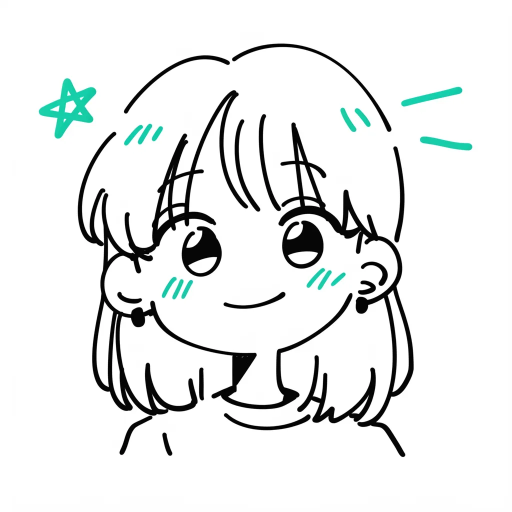
#> input picture Test画像.webp, 1024 x 1024 px (shown at 1/2 size)
$ python -i image_preprocess_algo.py   (imports and definitions only)
#> lines starting #> are read from the running program, lines starting #| are printed output that depends on the picture; after the words box and inside, x2 and y2 are one past the last pixel; in counts of white or black regions, pixels touching at a corner belong together
"""手書き画像の前処理アルゴリズム（API/CLI 共通）。"""
from __future__ import annotations

from typing import Any

from PIL import Image, ImageEnhance, ImageFilter, ImageOps, ImageStat

DEFAULT_MAX_EDGE = 512
# ファミコン風: 内部を粗いグリッドに落としてから NEAREST で拡大
DEFAULT_FAMICOM_PIXEL_GRID = 128
# 巨大なカメラ写真は先に縮小（閾値推定の安定化・処理速度）
MAX_INPUT_EDGE = 1600

ALGORITHM_ID = "binary_scribble_v3_famicom"


def _otsu_threshold(hist: list[int], total: int) -> int:
    """ヒストグラムから Otsu 法で最適しきい値を求める。"""
    if total <= 0:
        return 128
    sum_total = sum(i * hist[i] for i in range(256))
    sum_b = 0.0
    w_b = 0
    max_var = -1.0
    threshold = 128
    for t in range(256):
        w_b += hist[t]
        if w_b == 0:
            continue
        w_f = total - w_b
        if w_f == 0:
            break
        sum_b += t * hist[t]
        m_b = sum_b / w_b
        m_f = (sum_total - sum_b) / w_f
        var_between = w_b * w_f * (m_b - m_f) ** 2
        if var_between > max_var:
            max_var = var_between
            threshold = t
    return int(threshold)


def _estimate_threshold(g: Image.Image) -> int:
    """Otsu + 平均輝度のブレンド（白紙写真で過剰に黒くならないようクランプ）。"""
    hist = g.histogram()
    total = max(1, sum(hist))
    otsu = _otsu_threshold(hist, total)
    stat = ImageStat.Stat(g)
    mean_l = float(stat.mean[0] if stat.mean else 128.0)
    mean_based = mean_l * 0.9
    if mean_l > 200:
        blended = min(otsu, mean_based)
    else:
        blended = 0.55 * otsu + 0.45 * mean_based
    return int(max(85, min(195, blended)))


def _gamma_correct(g: Image.Image, gamma: float = 1.12) -> Image.Image:
    """薄い鉛筆線をしきい値前に少し濃くする。"""
    inv_gamma = 1.0 / gamma
    table = [int(((i / 255.0) ** inv_gamma) * 255) for i in range(256)]
    return g.point(table)


def _normalize_input_rgb(rgb_img: Image.Image) -> Image.Image:
    w, h = rgb_img.size
    long_edge = max(w, h)
    if long_edge <= MAX_INPUT_EDGE:
        return rgb_img
    scale = MAX_INPUT_EDGE / long_edge
    return rgb_img.resize(
        (max(1, int(w * scale)), max(1, int(h * scale))),
        Image.Resampling.LANCZOS,
    )


def _clean_binary_bw(bw: Image.Image) -> Image.Image:
    """
    二値画像のノイズ除去と線の保全。
    - MaxFilter: 背景上の孤立黒点（椒塩）を除去
    - MinFilter: 線をわずかに太らせピクセル化で消えにくくする
    """
    cleaned = bw.filter(ImageFilter.MaxFilter(size=3))
    cleaned = cleaned.filter(ImageFilter.MinFilter(size=3))
    return cleaned


def _content_aware_pixel_grid(
    content_w: int,
    content_h: int,
    canvas_side: int,
    max_edge: int,
    default_grid: int,
) -> int:
    """絵の占有率に応じて内部ドット解像度を調整（小さく写った絵はやや粗く）。"""
    fill = (content_w * content_h) / max(1, canvas_side * canvas_side)
    if fill < 0.12:
        target = int(default_grid * 0.62)
    elif fill < 0.28:
        target = int(default_grid * 0.8)
    else:
        target = default_grid
    return max(40, min(max_edge, target))


def _famicom_pixelize(
    bw_square: Image.Image,
    max_edge: int,
    pixel_grid: int,
) -> tuple[Image.Image, int]:
    """白黒正方形を低解像度ドットに落とし、NEAREST でブロック拡大する。"""
    inner = max(32, min(pixel_grid, max_edge))
    # BOX でセル平均 → 再二値化で均一なドット境界
    small = bw_square.resize((inner, inner), Image.Resampling.BOX)
    small = small.point(lambda p: 0 if p < 140 else 255, mode="L")
    out = small.resize((max_edge, max_edge), Image.Resampling.NEAREST)
    return out, inner


def build_binary_scribble(
    rgb_img: Image.Image,
    max_edge: int = DEFAULT_MAX_EDGE,
    *,
    famicom_pixels: bool = True,
    pixel_grid: int = DEFAULT_FAMICOM_PIXEL_GRID,
) -> tuple[Image.Image, dict[str, Any]]:
    """
    手書き写真 → 線画ピクセルアート PNG（L モード）。

    パイプライン:
    1. 長辺制限で入力正規化
    2. グレースケール + オートコントラスト + メディアン + ガンマ
    3. Otsu ブレンドしきい値で二値化
    4. 形態学的クリーンアップ
    5. 余白トリム → 正方形パディング
    6. 占有率に応じた低解像度グリッド → NEAREST 拡大（ドット絵）
    """
    rgb_img = _normalize_input_rgb(rgb_img)
    g = ImageOps.autocontrast(rgb_img.convert("L"), cutoff=1)
    g = g.filter(ImageFilter.MedianFilter(size=3))
    g = _gamma_correct(g)
    g = ImageEnhance.Contrast(g).enhance(1.06)

    threshold = _estimate_threshold(g)
    bw = g.point(lambda p: 0 if p < threshold else 255, mode="L")
    bw = _clean_binary_bw(bw)

    hist = bw.histogram()
    total = max(1, bw.width * bw.height)
    black = hist[0] if hist else 0
    ink_ratio = black / total

    inv = ImageOps.invert(bw)
    bbox = inv.getbbox()
    if bbox:
        bw = bw.crop(bbox)
        content_w = bbox[2] - bbox[0]
        content_h = bbox[3] - bbox[1]
    else:
        content_w, content_h = bw.width, bw.height

    side = max(bw.width, bw.height)
    square = Image.new("L", (side, side), 255)
    ox = (side - bw.width) // 2
    oy = (side - bw.height) // 2
    square.paste(bw, (ox, oy))

    if famicom_pixels:
        grid = _content_aware_pixel_grid(
            content_w, content_h, side, max_edge, pixel_grid
        )
        out, inner = _famicom_pixelize(square, max_edge, grid)
        meta = {
            "threshold": threshold,
            "thresholdMethod": "otsu_blend",
            "inkRatio": round(float(ink_ratio), 4),
            "hasContent": bool(bbox),
            "contentWidth": int(content_w),
            "contentHeight": int(content_h),
            "maxEdge": int(max_edge),
            "pixelGrid": int(inner),
            "renderStyle": "famicom_nearest",
            "algorithm": ALGORITHM_ID,
        }
    else:
        out = square.resize((max_edge, max_edge), Image.Resampling.LANCZOS)
        meta = {
            "threshold": threshold,
            "thresholdMethod": "otsu_blend",
            "inkRatio": round(float(ink_ratio), 4),
            "hasContent": bool(bbox),
            "contentWidth": int(content_w),
            "contentHeight": int(content_h),
            "maxEdge": int(max_edge),
            "renderStyle": "smooth",
            "algorithm": ALGORITHM_ID,
        }
    return out, meta

>>> from PIL import Image
>>> picture = Image.open('../../Test画像.webp')
#> picture is the input picture: PIL image 1024x1024 RGB; mean R, G, B 231.9, 234.1, 233.7
>>> result = build_binary_scribble(picture)
#> in _estimate_threshold, `hist = g.histogram()`: hist = 256 values, max 848581 at index 255, min 0 at index 3, mean 4096
#> in _estimate_threshold, `total = max(1, sum(hist))`: total = 1048576
#> in _otsu_threshold, `sum_total = sum(i * hist[i] for i in range(256))`: sum_total = 244335968
#> the loop in _otsu_threshold, `for t in range(256):` made 256 passes
#> (w_b, w_f, sum_b, m_b, m_f, max_var) on passes 1, 2, 3, 5, 7, 8, 10, 11, 13, 14, 15, 16: (71494, 977082, 0, 0, 250.1, 4.37e+15), (71988, 976588, 494, 0.00686, 250.2, 4.4e+15), (72393, 976183, 1304, 0.018, 250.3, 4.43e+15), (72697, 975879, 2520, 0.0347, 250.4, 4.45e+15), (72988, 975588, 4266, 0.0584, 250.4, 4.46e+15), (73264, 975312, 6198, 0.0846, 250.5, 4.48e+15), (73544, 975032, 8718, 0.119, 250.6, 4.5e+15), (73827, 974749, 11548, 0.156, 250.7, 4.52e+15), (74037, 974539, 14068, 0.19, 250.7, 4.53e+15), (74238, 974338, 16681, 0.225, 250.8, 4.54e+15), (74435, 974141, 19439, 0.261, 250.8, 4.55e+15), (74647, 973929, 22619, 0.303, 250.9, 4.56e+15)
#> after the loop in _otsu_threshold, `for t in range(256):`: max_var = 4.87e+15; sum_b = 27947813; threshold = 129; w_b = 1048576
#> in _estimate_threshold, `otsu = _otsu_threshold(hist, total)`: otsu = 129
#> in _estimate_threshold, `mean_l = float(stat.mean[0] if stat.mean else 128.0)`: mean_l = 233
#> in _estimate_threshold, `mean_based = mean_l * 0.9`: mean_based = 209.7
#> in _estimate_threshold, `blended = min(otsu, mean_based)`: blended = 129
#> in build_binary_scribble, `bw = g.point(lambda p: 0 if p < threshold else 255, mode="L")`:
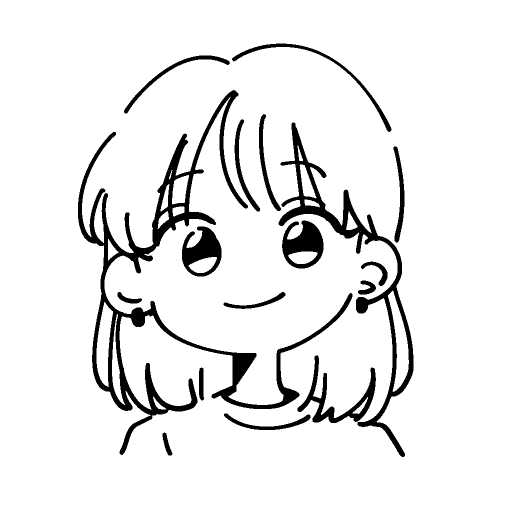
#> bw: PIL image 1024x1024 L (shown at 1/2 size); 92% white; 17 black regions, largest, box (x1, y1, x2, y2) and area: (156, 180, 705, 910) 38261, (557, 245, 827, 914) 17342, (595, 711, 752, 846) 4864
#> in _clean_binary_bw, `cleaned = bw.filter(ImageFilter.MaxFilter(size=3))`:
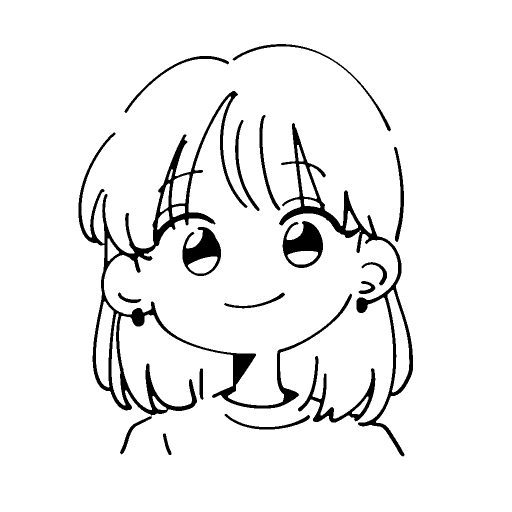
#> cleaned: PIL image 1024x1024 L (shown at 1/2 size); 94% white; 17 black regions, largest, box (x1, y1, x2, y2) and area: (157, 182, 704, 909) 28823, (558, 246, 826, 913) 13170, (565, 442, 646, 536) 3956
#> in _clean_binary_bw, `cleaned = cleaned.filter(ImageFilter.MinFilter(size=3))`: cleaned: PIL image 1024x1024 L; 92% white; 17 black regions, largest, box (x1, y1, x2, y2) and area: (156, 181, 705, 910) 38247, (557, 245, 827, 914) 17338, (595, 711, 752, 846) 4864
#> in build_binary_scribble, `hist = bw.histogram()`: hist = 256 values, max 964356 at index 255, min 0 at index 1, mean 4096
#> in build_binary_scribble, `black = hist[0] if hist else 0`: black = 84220
#> in build_binary_scribble, `inv = ImageOps.invert(bw)`:
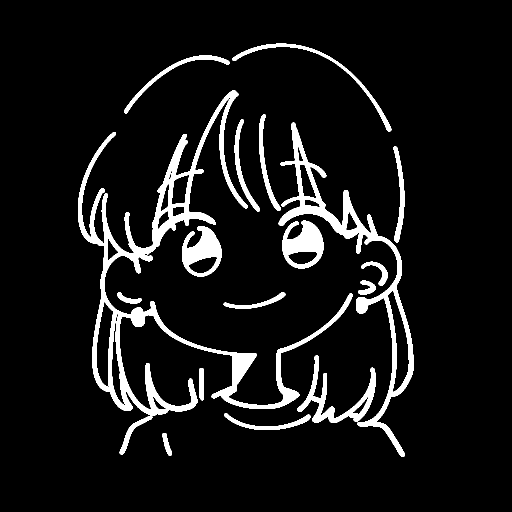
#> inv: PIL image 1024x1024 L (shown at 1/2 size); 8% white; 17 white regions, largest, box (x1, y1, x2, y2) and area: (156, 181, 705, 910) 38247, (557, 245, 827, 914) 17338, (595, 711, 752, 846) 4864
#> in build_binary_scribble, `bw = bw.crop(bbox)`:
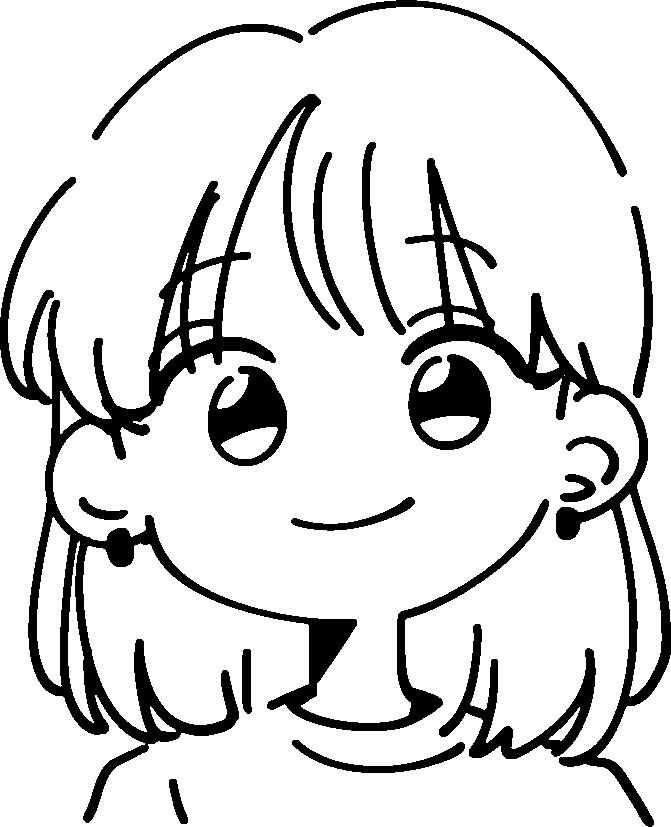
#> bw: PIL image 671x827 L; 84.8% white; 17 black regions, largest, box (x1, y1, x2, y2) and area: (0, 94, 549, 823) 38247, (401, 158, 671, 827) 17338, (439, 624, 596, 759) 4864
#> in build_binary_scribble, `square = Image.new("L", (side, side), 255)`: square: PIL image 827x827 L; every value is 255
#> in build_binary_scribble, `square.paste(bw, (ox, oy))`:
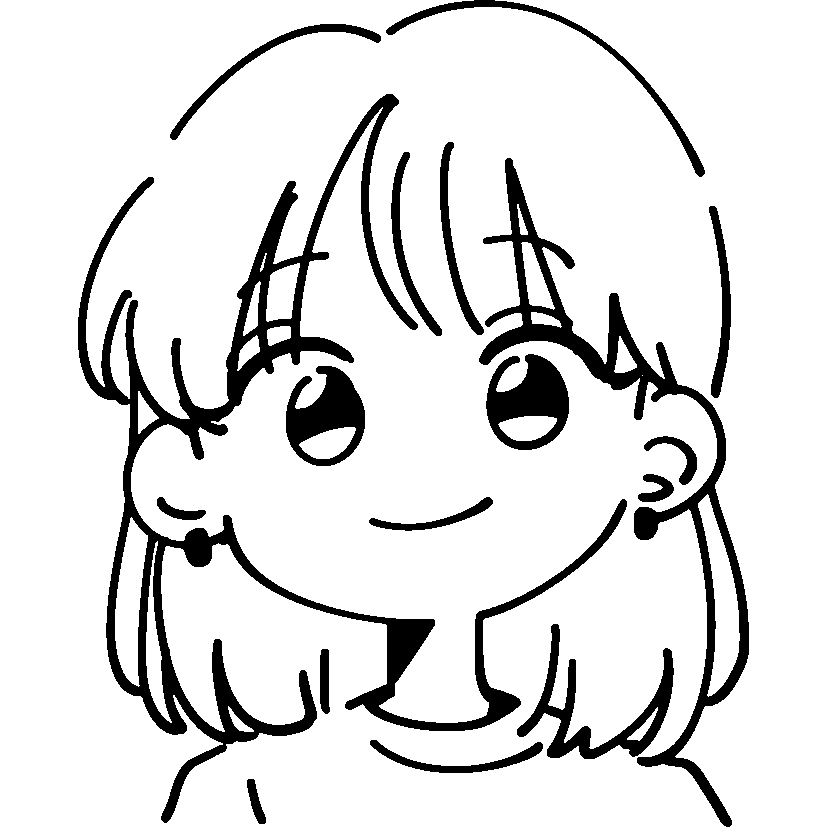
#> square: PIL image 827x827 L; 87.7% white; 17 black regions, largest, box (x1, y1, x2, y2) and area: (78, 94, 627, 823) 38247, (479, 158, 749, 827) 17338, (517, 624, 674, 759) 4864
#> in _famicom_pixelize, `small = small.point(lambda p: 0 if p < 140 else 255, mode="L")`:
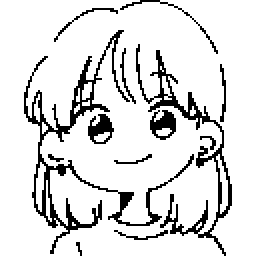
#> small: PIL image 128x128 L (shown 2 times larger); 87% white; black in thin lines or dots, all inside (x1, y1, x2, y2) = (12, 0, 116, 128)
#> in _famicom_pixelize, `out = small.resize((max_edge, max_edge), Image.Resampling.NEAREST)`:
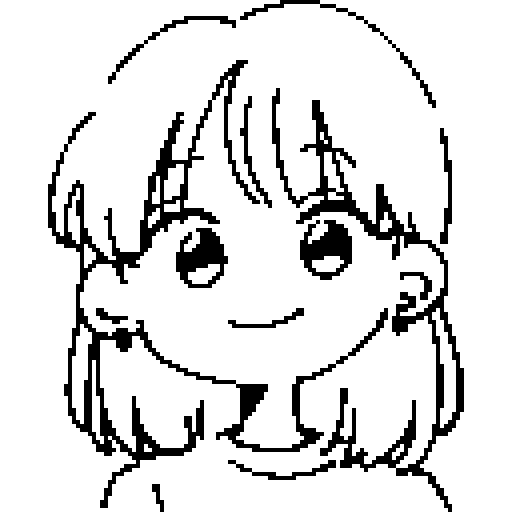
#> out: PIL image 512x512 L; 87% white; 13 black regions, largest, box (x1, y1, x2, y2) and area: (48, 60, 388, 508) 15648, (272, 88, 464, 512) 10096, (300, 220, 352, 280) 1840
